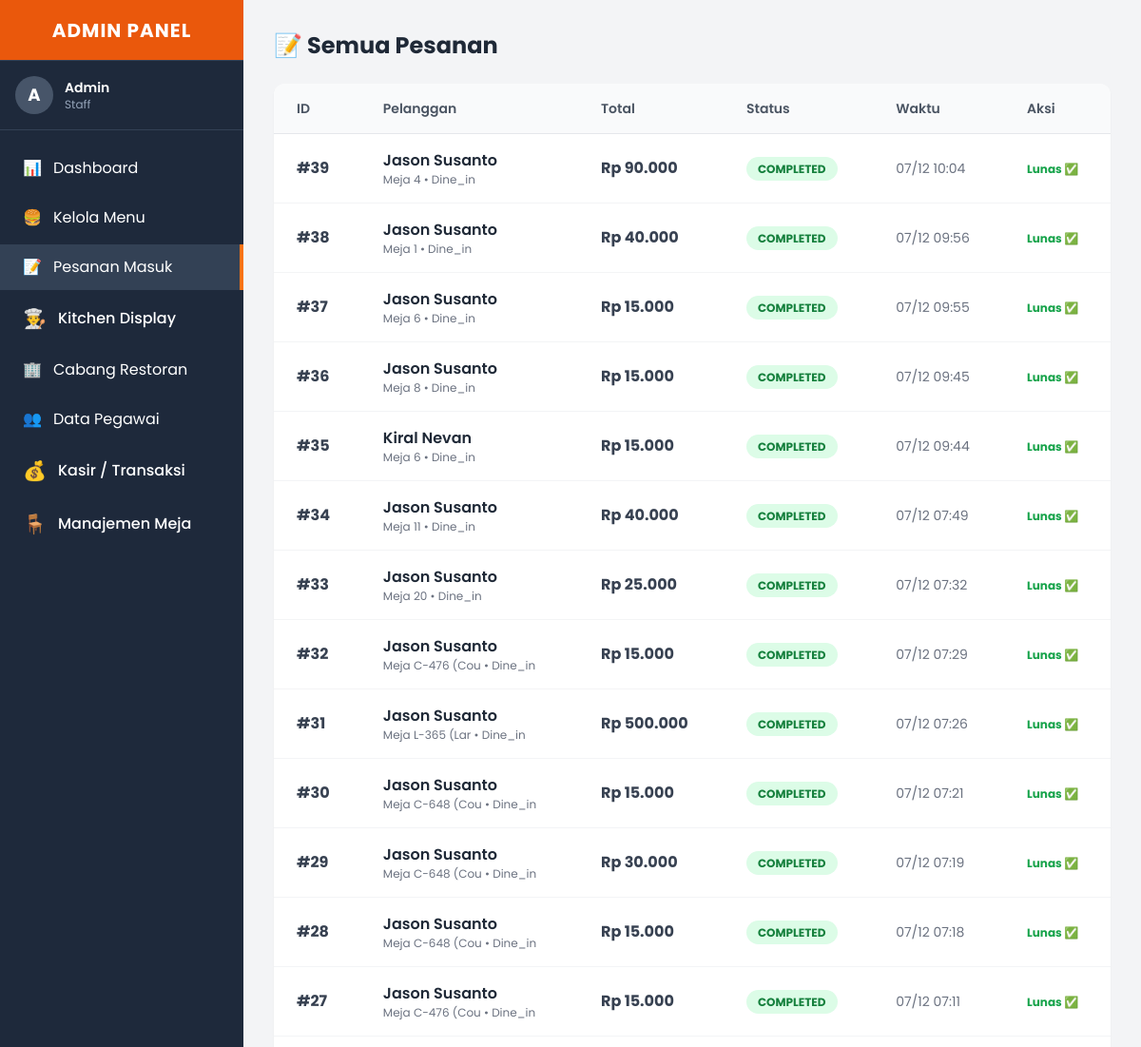
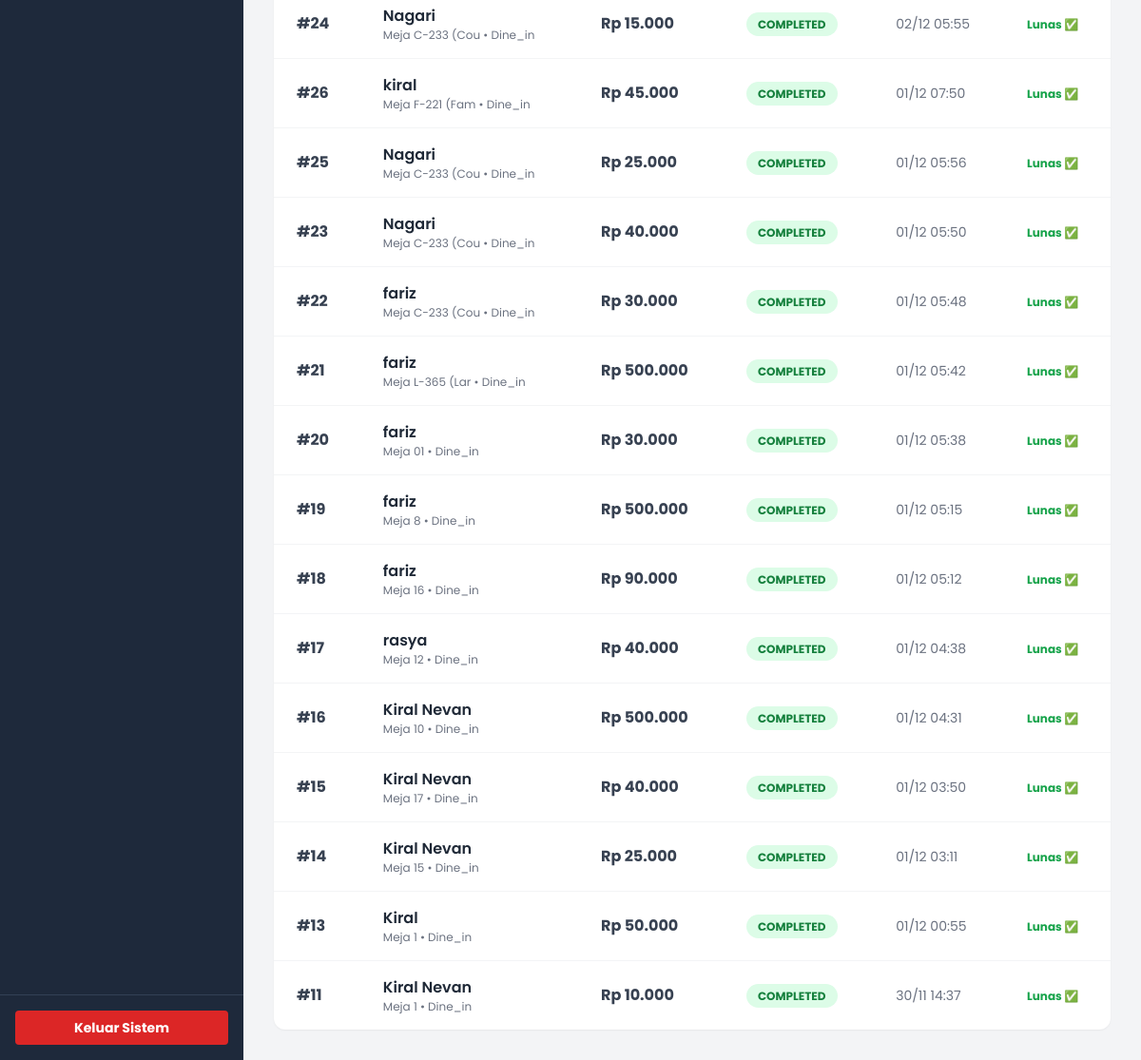
The app's page /get_food/admin/orders/list.php with its own data (2 pictures, top to bottom).
### tables this page shows
CREATE TABLE `orders` (
  `order_id` int(11) NOT NULL,
  `restaurant_id` int(11) DEFAULT NULL,
  `user_id` int(11) DEFAULT NULL,
  `table_number` varchar(10) DEFAULT NULL,
  `customer_name` varchar(100) DEFAULT NULL,
  `customer_phone` varchar(20) DEFAULT NULL,
  `order_type` enum('dine_in','take_away') NOT NULL DEFAULT 'dine_in',
  `total_amount` decimal(10,2) DEFAULT 0.00,
  `number_of_people` int(11) DEFAULT 1,
  `reservation_time` datetime DEFAULT current_timestamp(),
  `estimasi_waktu` int(11) DEFAULT 0,
  `status` enum('pending','cooking','served','completed','cancelled') DEFAULT 'pending',
  `created_at` timestamp NOT NULL DEFAULT current_timestamp(),
  `payment_method` enum('tunai','qris','debit') DEFAULT NULL,
  `cashier_name` varchar(100) DEFAULT '-',
  `amount_received` decimal(10,2) DEFAULT 0.00,
  `change_amount` decimal(10,2) DEFAULT 0.00
);

### get_food/config/functions.php (called while the page is built, shortened)
<?php
require_once 'database.php';
function url($path = '') {
    return BASE_URL . $path;
}
function query($query) {
    global $conn;
    $result = mysqli_query($conn, $query);
    if (is_object($result)) {
        $rows = [];
        while ($row = mysqli_fetch_assoc($result)) {
            $rows[] = $row;
        }
        return $rows;
    }
    return $result;
}
function format_rupiah($angka) {
    return "Rp " . number_format($angka, 0, ',', '.');
}
?>

### get_food/admin/orders/list.php (the view, shortened to what this page needs)
<?php
require_once '../../config/functions.php';
$orders = query("SELECT * FROM orders ORDER BY created_at DESC");
require_once '../../layouts/header.php';
?>
<div class="flex bg-gray-100 min-h-screen">
    <?php require_once '../../layouts/sidebar_admin.php'; ?>
    <main class="flex-1 ml-64 p-8">
        <h1 class="text-2xl font-bold text-gray-800 mb-6">📝 Semua Pesanan</h1>
        <div class="bg-white rounded-xl shadow-sm overflow-hidden">
            <table class="w-full text-left border-collapse">
                <thead class="bg-gray-50 border-b">
                    <tr>
                        <th class="px-6 py-4 text-sm font-semibold text-gray-600">ID</th>
                        <th class="px-6 py-4 text-sm font-semibold text-gray-600">Pelanggan</th>
                        <th class="px-6 py-4 text-sm font-semibold text-gray-600">Total</th>
                        <th class="px-6 py-4 text-sm font-semibold text-gray-600">Status</th>
                        <th class="px-6 py-4 text-sm font-semibold text-gray-600">Waktu</th>
                        <th class="px-6 py-4 text-sm font-semibold text-gray-600">Aksi</th>
                    </tr>
                </thead>
                <tbody class="divide-y divide-gray-100">
                    <?php foreach ($orders as $order) : ?>
                    <tr class="hover:bg-gray-50 transition">
                        <td class="px-6 py-4 font-bold text-gray-700">#<?php echo $order['order_id']; ?></td>
                        <td class="px-6 py-4">
                            <div class="font-semibold text-gray-800"><?php echo $order['customer_name']; ?></div>
                            <div class="text-xs text-gray-500">Meja <?php echo $order['table_number']; ?> • <?php echo ucfirst($order['order_type']); ?></div>
                        </td>
                        <td class="px-6 py-4 font-bold text-gray-700">
                            <?php echo format_rupiah($order['total_amount']); ?>
                        </td>
                        <td class="px-6 py-4">
                            <?php
                            $status_color = 'gray';
                            if($order['status'] == 'completed') $status_color = 'green';
                            ?>
                            <span class="px-3 py-1 text-xs font-bold rounded-full bg-<?php echo $status_color; ?>-100 text-<?php echo $status_color; ?>-700">
                                <?php echo strtoupper($order['status']); ?>
                            </span>
                        </td>
                        <td class="px-6 py-4 text-sm text-gray-500">
                            <?php echo date('d/m H:i', strtotime($order['created_at'])); ?>
                        </td>
                        <td class="px-6 py-4">
                            <?php if ($order['status'] == 'served') : ?>
                                <form action="update_status.php" method="POST">
                                    <input type="hidden" name="order_id" value="<?php echo $order['order_id']; ?>">
                                    <button type="submit" name="status" value="completed" class="bg-green-600 hover:bg-green-700 text-white text-xs font-bold py-2 px-3 rounded shadow">
                                        💰 Bayar/Selesai
                                    </button>
                                </form>
                            <?php elseif ($order['status'] == 'completed') : ?>
                                <span class="text-green-600 text-xs font-bold">Lunas ✅</span>
                            <?php else : ?>
                                <span class="text-gray-400 text-xs">Menunggu Dapur</span>
                            <?php endif; ?>
                        </td>
                    </tr>
                    <?php endforeach; ?>
                </tbody>
            </table>
        </div>
    </main>
</div>
</body>
</html>

### get_food/layouts/header.php (shortened to what this page needs)
<!DOCTYPE html>
<html lang="id">
<head>
    <script src="https://cdn.tailwindcss.com"></script>
    <link rel="stylesheet" href="https://cdnjs.cloudflare.com/ajax/libs/font-awesome/6.4.0/css/all.min.css">
</head>
<body class="bg-bglight text-slate-800 flex flex-col min-h-screen">

### get_food/layouts/sidebar_admin.php
<?php
$current_page = basename($_SERVER['PHP_SELF']);
?>
<aside class="w-64 bg-slate-800 text-white min-h-screen flex flex-col fixed left-0 top-0 bottom-0 z-50">
    <div class="h-16 flex items-center justify-center border-b border-slate-700 bg-orange-600">
        <h2 class="text-xl font-bold tracking-wider">ADMIN PANEL</h2>
    </div>
    <div class="p-4 border-b border-slate-700 flex items-center gap-3">
        <div class="w-10 h-10 rounded-full bg-slate-600 flex items-center justify-center text-lg font-bold">
            <?php echo substr($_SESSION['user']['name'] ?? 'A', 0, 1); ?>
        </div>
        <div>
            <p class="text-sm font-semibold"><?php echo $_SESSION['user']['name'] ?? 'Admin'; ?></p>
            <p class="text-xs text-slate-400 capitalize"><?php echo $_SESSION['user']['job_role'] ?? 'Staff'; ?></p>
        </div>
    </div>
    <nav class="flex-1 overflow-y-auto py-4">
        <ul class="space-y-1">
            <li>
                <a href="<?php echo url('admin/index.php'); ?>"
                   class="flex items-center px-6 py-3 hover:bg-slate-700 transition <?php echo ($current_page == 'index.php') ? 'bg-slate-700 border-r-4 border-orange-500' : ''; ?>">
                    <span class="mr-3">📊</span> Dashboard
                </a>
            </li>
            <li>
                <a href="<?php echo url('admin/menu/index.php'); ?>"
                   class="flex items-center px-6 py-3 hover:bg-slate-700 transition <?php echo (strpos($_SERVER['REQUEST_URI'], '/menu/') !== false) ? 'bg-slate-700 border-r-4 border-orange-500' : ''; ?>">
                    <span class="mr-3">🍔</span> Kelola Menu
                </a>
            </li>
            <li>
                <a href="<?php echo url('admin/orders/list.php'); ?>"
                   class="flex items-center px-6 py-3 hover:bg-slate-700 transition <?php echo (strpos($_SERVER['REQUEST_URI'], '/orders/') !== false) ? 'bg-slate-700 border-r-4 border-orange-500' : ''; ?>">
                    <span class="mr-3">📝</span> Pesanan Masuk
                </a>
            </li>
            <li>
                <a href="<?php echo url('admin/orders/kitchen.php'); ?>"
                   class="flex items-center px-6 py-3 hover:bg-slate-700 transition <?php echo (strpos($_SERVER['REQUEST_URI'], 'kitchen.php') !== false) ? 'bg-slate-700 border-r-4 border-orange-500' : ''; ?>">
                    <span class="mr-3 text-xl">👨‍🍳</span>
                    <span class="font-medium">Kitchen Display</span>
                </a>
            </li>
            <li>
                <a href="<?php echo url('admin/restaurants/index.php'); ?>"
                    class="flex items-center px-6 py-3 hover:bg-slate-700 transition <?php echo (strpos($_SERVER['REQUEST_URI'], '/restaurants/') !== false) ? 'bg-slate-700 border-r-4 border-orange-500' : ''; ?>">
                    <span class="mr-3">🏢</span> Cabang Restoran
                </a>
            </li>
            <li>
                <a href="<?php echo url('admin/users/index.php'); ?>" class="flex items-center px-6 py-3 hover:bg-slate-700 transition">
                    <span class="mr-3">👥</span> Data Pegawai
                </a>
            </li>
            <li>
                <a href="<?php echo url('admin/transactions/index.php'); ?>"
                   class="flex items-center px-6 py-3 hover:bg-slate-700 transition <?php echo (strpos($_SERVER['REQUEST_URI'], 'transactions') !== false) ? 'bg-slate-700 border-r-4 border-orange-500' : ''; ?>">
                    <span class="mr-3 text-xl">💰</span>
                    <span class="font-medium">Kasir / Transaksi</span>
                </a>
            </li>
            <li>
                <a href="<?php echo url('admin/tables/index.php'); ?>"
                   class="flex items-center px-6 py-3 hover:bg-slate-700 transition <?php echo (strpos($_SERVER['REQUEST_URI'], '/tables/') !== false) ? 'bg-slate-700 border-r-4 border-orange-500' : ''; ?>">
                    <span class="mr-3 text-xl">🪑</span>
                    <span class="font-medium">Manajemen Meja</span>
                </a>
            </li>
        </ul>
    </nav>
    <div class="p-4 border-t border-slate-700">
        <a href="<?php echo url('auth/logout.php'); ?>" class="block w-full text-center py-2 px-4 bg-red-600 hover:bg-red-700 rounded text-sm font-bold transition">
            Keluar Sistem
        </a>
    </div>
</aside>

### get_food/layouts/header.php (style rules this page uses)
body { font-family: 'Poppins', sans-serif; -webkit-tap-highlight-color: transparent; }

### records on screen
orders: order_id "39", customer_name "Jason Susanto", table_number "4", order_type "Dine_in", total_amount "Rp 90.000", status "COMPLETED", created_at "07/12 10:04", shows "Lunas ✅"
orders: order_id "38", customer_name "Jason Susanto", table_number "1", order_type "Dine_in", total_amount "Rp 40.000", status "COMPLETED", created_at "07/12 09:56", shows "Lunas ✅"
orders: order_id "37", customer_name "Jason Susanto", table_number "6", order_type "Dine_in", total_amount "Rp 15.000", status "COMPLETED", created_at "07/12 09:55", shows "Lunas ✅"
orders: order_id "36", customer_name "Jason Susanto", table_number "8", order_type "Dine_in", total_amount "Rp 15.000", status "COMPLETED", created_at "07/12 09:45", shows "Lunas ✅"
orders: order_id "35", customer_name "Kiral Nevan", table_number "6", order_type "Dine_in", total_amount "Rp 15.000", status "COMPLETED", created_at "07/12 09:44", shows "Lunas ✅"
orders: order_id "34", customer_name "Jason Susanto", table_number "11", order_type "Dine_in", total_amount "Rp 40.000", status "COMPLETED", created_at "07/12 07:49", shows "Lunas ✅"
orders: order_id "33", customer_name "Jason Susanto", table_number "20", order_type "Dine_in", total_amount "Rp 25.000", status "COMPLETED", created_at "07/12 07:32", shows "Lunas ✅"
orders: order_id "32", customer_name "Jason Susanto", table_number "C-476 (Cou", order_type "Dine_in", total_amount "Rp 15.000", status "COMPLETED", created_at "07/12 07:29", shows "Lunas ✅"
orders: order_id "31", customer_name "Jason Susanto", table_number "L-365 (Lar", order_type "Dine_in", total_amount "Rp 500.000", status "COMPLETED", created_at "07/12 07:26", shows "Lunas ✅"
orders: order_id "30", customer_name "Jason Susanto", table_number "C-648 (Cou", order_type "Dine_in", total_amount "Rp 15.000", status "COMPLETED", created_at "07/12 07:21", shows "Lunas ✅"
orders: order_id "29", customer_name "Jason Susanto", table_number "C-648 (Cou", order_type "Dine_in", total_amount "Rp 30.000", status "COMPLETED", created_at "07/12 07:19", shows "Lunas ✅"
orders: order_id "28", customer_name "Jason Susanto", table_number "C-648 (Cou", order_type "Dine_in", total_amount "Rp 15.000", status "COMPLETED", created_at "07/12 07:18", shows "Lunas ✅"
orders: order_id "27", customer_name "Jason Susanto", table_number "C-476 (Cou", order_type "Dine_in", total_amount "Rp 15.000", status "COMPLETED", created_at "07/12 07:11", shows "Lunas ✅"
orders: order_id "24", customer_name "Nagari", table_number "C-233 (Cou", order_type "Dine_in", total_amount "Rp 15.000", status "COMPLETED", created_at "02/12 05:55", shows "Lunas ✅"
orders: order_id "26", customer_name "kiral", table_number "F-221 (Fam", order_type "Dine_in", total_amount "Rp 45.000", status "COMPLETED", created_at "01/12 07:50", shows "Lunas ✅"
orders: order_id "25", customer_name "Nagari", table_number "C-233 (Cou", order_type "Dine_in", total_amount "Rp 25.000", status "COMPLETED", created_at "01/12 05:56", shows "Lunas ✅"
orders: order_id "23", customer_name "Nagari", table_number "C-233 (Cou", order_type "Dine_in", total_amount "Rp 40.000", status "COMPLETED", created_at "01/12 05:50", shows "Lunas ✅"
orders: order_id "22", customer_name "fariz", table_number "C-233 (Cou", order_type "Dine_in", total_amount "Rp 30.000", status "COMPLETED", created_at "01/12 05:48", shows "Lunas ✅"
orders: order_id "21", customer_name "fariz", table_number "L-365 (Lar", order_type "Dine_in", total_amount "Rp 500.000", status "COMPLETED", created_at "01/12 05:42", shows "Lunas ✅"
orders: order_id "20", customer_name "fariz", table_number "01", order_type "Dine_in", total_amount "Rp 30.000", status "COMPLETED", created_at "01/12 05:38", shows "Lunas ✅"
orders: order_id "19", customer_name "fariz", table_number "8", order_type "Dine_in", total_amount "Rp 500.000", status "COMPLETED", created_at "01/12 05:15", shows "Lunas ✅"
orders: order_id "18", customer_name "fariz", table_number "16", order_type "Dine_in", total_amount "Rp 90.000", status "COMPLETED", created_at "01/12 05:12", shows "Lunas ✅"
orders: order_id "17", customer_name "rasya", table_number "12", order_type "Dine_in", total_amount "Rp 40.000", status "COMPLETED", created_at "01/12 04:38", shows "Lunas ✅"
orders: order_id "16", customer_name "Kiral Nevan", table_number "10", order_type "Dine_in", total_amount "Rp 500.000", status "COMPLETED", created_at "01/12 04:31", shows "Lunas ✅"
orders: order_id "15", customer_name "Kiral Nevan", table_number "17", order_type "Dine_in", total_amount "Rp 40.000", status "COMPLETED", created_at "01/12 03:50", shows "Lunas ✅"
orders: order_id "14", customer_name "Kiral Nevan", table_number "15", order_type "Dine_in", total_amount "Rp 25.000", status "COMPLETED", created_at "01/12 03:11", shows "Lunas ✅"
orders: order_id "13", customer_name "Kiral", table_number "1", order_type "Dine_in", total_amount "Rp 50.000", status "COMPLETED", created_at "01/12 00:55", shows "Lunas ✅"
orders: order_id "11", customer_name "Kiral Nevan", table_number "1", order_type "Dine_in", total_amount "Rp 10.000", status "COMPLETED", created_at "30/11 14:37", shows "Lunas ✅"

### other values on screen
substr($_SESSION['user']['name'] ?? 'A', 0, 1) "A"
$_SESSION['user']['name'] "Admin"
$_SESSION['user']['job_role'] "Staff"
